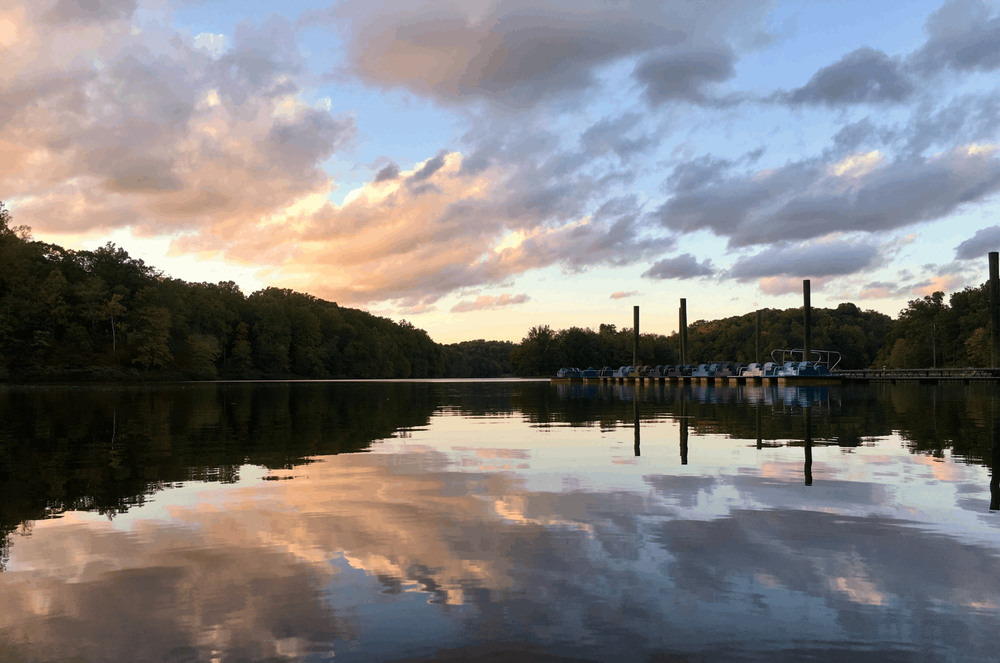
#> input picture Projects/Photo Manipulation/lake.png, 1000 x 663 px, shrunk from 1800 x 1194 before the run, found by its file name
$ jupyter execute Experiment.ipynb
#> lines starting #> are read from the running program, lines starting #| are printed output that depends on the picture
[cell 1]
from PIL import Image
with Image.open("C:/Users/Ebrahim R/Documents/Python-Projects/Projects/Photo Manipulation/lake.png") as im:
#> im is the input picture: PIL image 1000x663 RGB; mean R, G, B 129.4, 127, 127.7
    im.rotate(45).show()
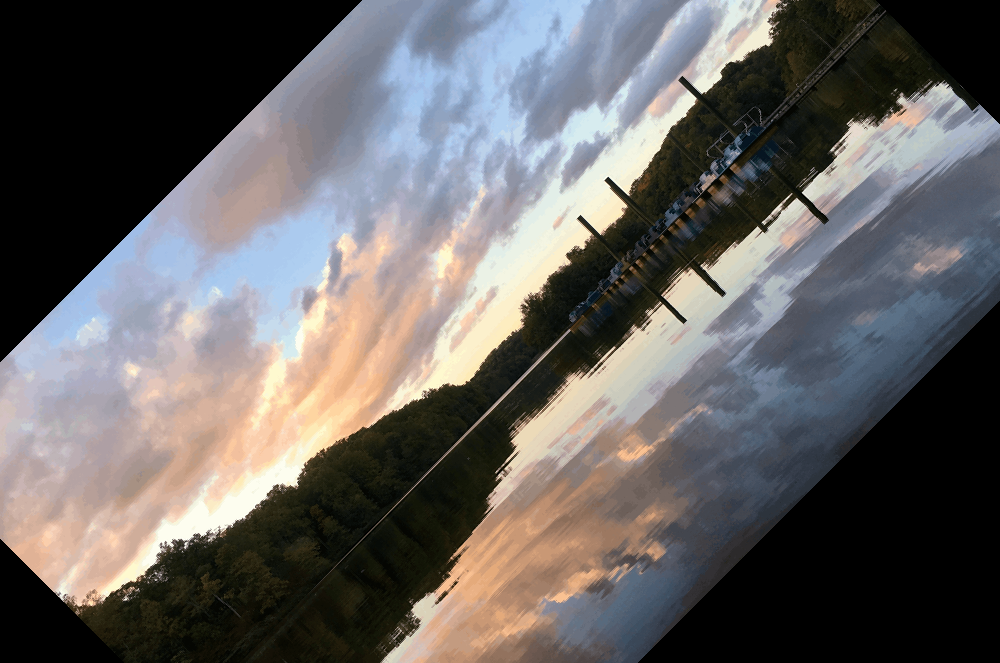
#> shown: PIL image 1000x663 RGB; mean R, G, B 102, 99.2, 98.3

[cell 2]
from PIL import ImageEnhance, Image
def brightness(img, factor):
#> called with factor = 10
    with Image.open(img) as img2:
        img_rgb = img2.convert('RGB')
        enhancer = ImageEnhance.Brightness(img_rgb)
        img_bright = enhancer.enhance(factor)
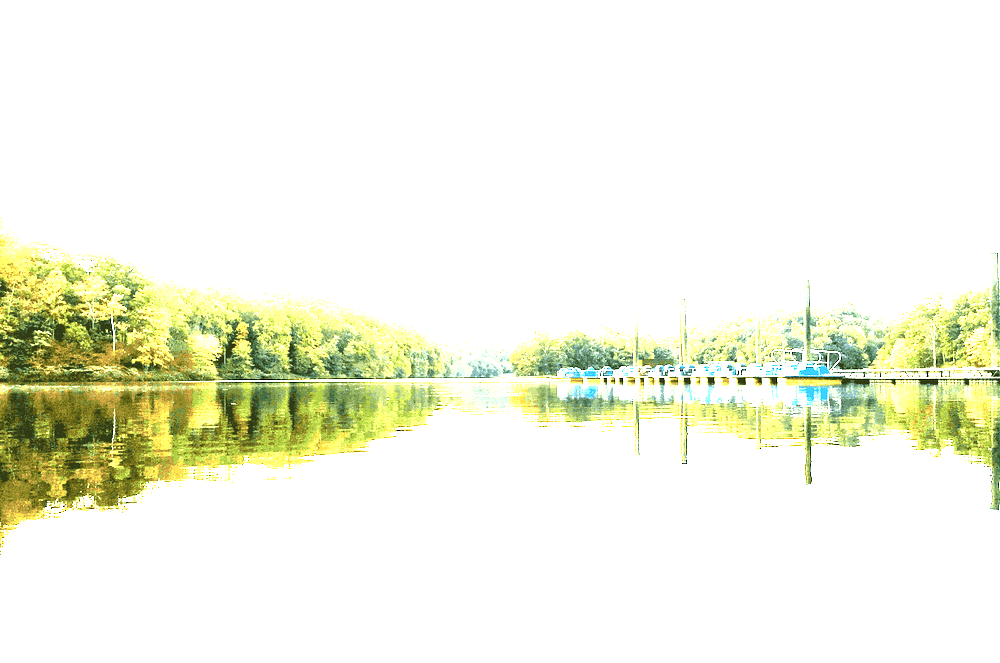
#> img_bright: PIL image 1000x663 RGB; mean R, G, B 242, 244, 227.2
        img_bright.show()

brightness('C:/Users/Ebrahim R/Documents/Python-Projects/Projects/Photo Manipulation/lake.png', 10)

[cell 3]
from PIL import ImageFilter, Image
def brightness(img, factor):
#> called with factor = 1.5
    with Image.open(img) as img2:
        img_rgb = img2.convert('RGB')
        blurred = img_rgb.filter(ImageFilter.GaussianBlur(radius=factor))
        blurred.show()
brightness('C:/Users/Ebrahim R/Documents/Python-Projects/Projects/Photo Manipulation/lake.png', 1.5)

$ run again, with Projects/Photo Manipulation/city.png copied over Projects/Photo Manipulation/lake.png
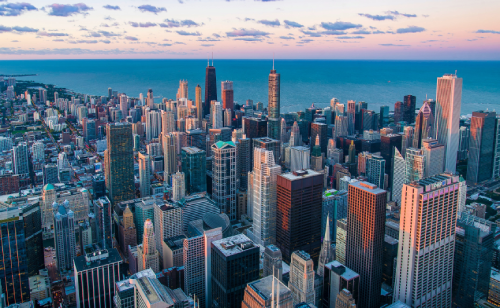
#> input picture Projects/Photo Manipulation/city.png, 500 x 308 px, found by its file name
#> im is the input picture: PIL image 500x308 RGB; mean R, G, B 91.4, 111.4, 128.4
#> in brightness, `img_bright = enhancer.enhance(factor)`:
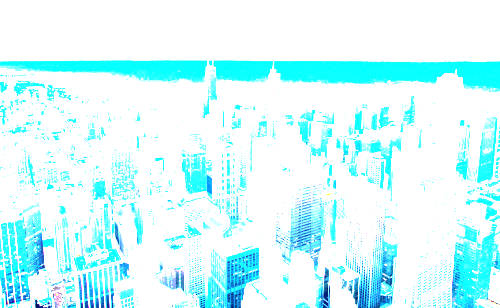
#> img_bright: PIL image 500x308 RGB; mean R, G, B 211, 251.5, 254.2
#> in brightness, `blurred = img_rgb.filter(ImageFilter.GaussianBlur(radius=factor))`:
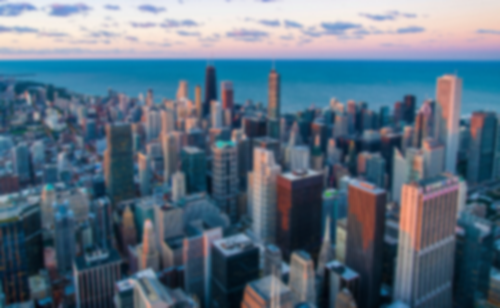
#> blurred: PIL image 500x308 RGB; mean R, G, B 91.3, 111.3, 128.4
